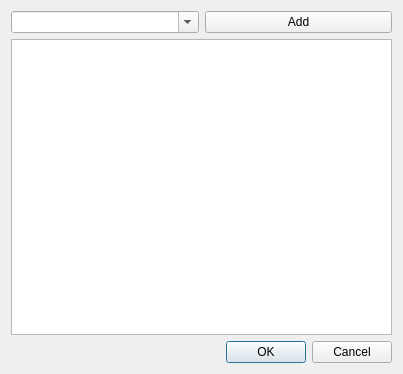
<?xml version="1.0" encoding="UTF-8"?>
<ui version="4.0">
 <class>Dialog</class>
 <widget class="QDialog" name="Dialog">
  <property name="geometry">
   <rect>
    <x>0</x>
    <y>0</y>
    <width>403</width>
    <height>374</height>
   </rect>
  </property>
  <property name="windowTitle">
   <string>Dialog</string>
  </property>
  <layout class="QVBoxLayout" name="verticalLayout">
   <item>
    <layout class="QHBoxLayout" name="horizontalLayout">
     <item>
      <widget class="QComboBox" name="comboBox">
       <property name="editable">
        <bool>true</bool>
       </property>
      </widget>
     </item>
     <item>
      <widget class="QPushButton" name="btnAdd">
       <property name="text">
        <string>Add</string>
       </property>
      </widget>
     </item>
    </layout>
   </item>
   <item>
    <widget class="QListWidget" name="listWidget">
     <property name="selectionMode">
      <enum>QAbstractItemView::ExtendedSelection</enum>
     </property>
    </widget>
   </item>
   <item>
    <widget class="QDialogButtonBox" name="buttonBox">
     <property name="standardButtons">
      <set>QDialogButtonBox::Cancel|QDialogButtonBox::Ok</set>
     </property>
    </widget>
   </item>
  </layout>
 </widget>
 <resources/>
 <connections/>
</ui>
